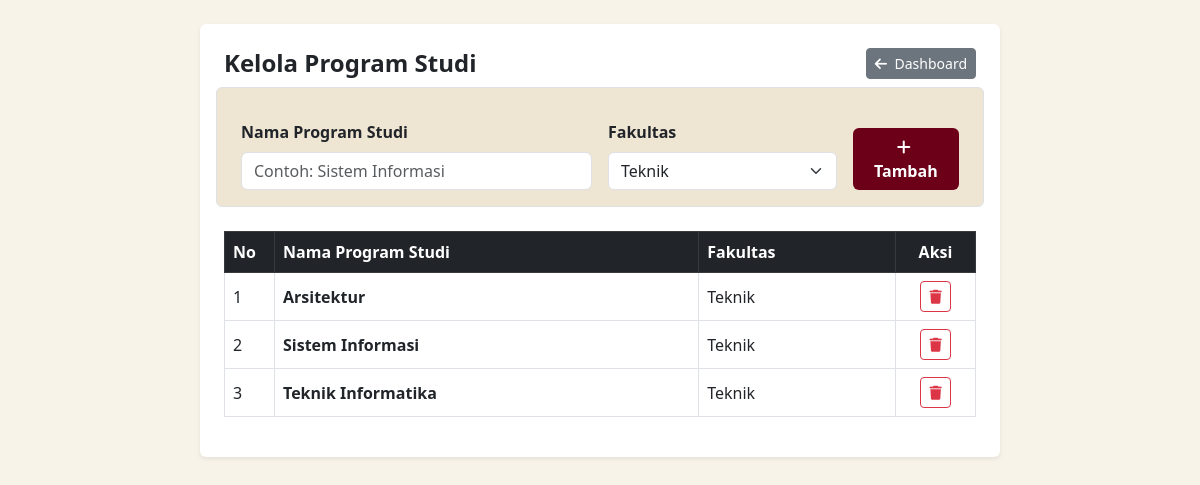
/prodi_crud.php (signed in), run on the app's committed database.
### tables this page shows
CREATE TABLE `prodi` (
  `id` int(11) NOT NULL,
  `id_fakultas` int(11) NOT NULL,
  `nama_prodi` varchar(100) NOT NULL
);

CREATE TABLE `fakultas` (
  `id` int(11) NOT NULL,
  `nama_fakultas` varchar(100) NOT NULL
);

### prodi_crud.php (the view, shortened to what this page needs)
<?php
require_once 'koneksi.php';
$fakultas_list = $conn->query("SELECT * FROM fakultas");
$prodi_list = $conn->query("SELECT p.*, f.nama_fakultas FROM prodi p LEFT JOIN fakultas f ON p.id_fakultas = f.id ORDER BY p.id DESC");
?>
<!DOCTYPE html>
<html lang="id">
<head>
    <link href="https://cdn.jsdelivr.net/npm/bootstrap@5.3.0/dist/css/bootstrap.min.css" rel="stylesheet">
    <link rel="stylesheet" href="https://cdnjs.cloudflare.com/ajax/libs/font-awesome/6.4.0/css/all.min.css">
</head>
<body class="p-4">
    <div class="container bg-white p-4 rounded shadow-sm" style="max-width: 800px;">
        <div class="d-flex justify-content-between align-items-center mb-4">
            <h4 class="fw-bold m-0 text-dark">Kelola Program Studi</h4>
            <a href="dashboard.php" class="btn btn-secondary btn-sm"><i class="fa-solid fa-arrow-left me-1"></i> Dashboard</a>
        </div>
        <form method="POST" class="row g-3 mb-4 p-3 rounded border" style="background-color: #eee5d3;">
            <div class="col-md-6">
                <label class="form-label fw-bold">Nama Program Studi</label>
                <input type="text" name="nama_prodi" class="form-control" placeholder="Contoh: Sistem Informasi" required>
            </div>
            <div class="col-md-4">
                <label class="form-label fw-bold">Fakultas</label>
                <select name="id_fakultas" class="form-select" required>
                    <?php while ($f = $fakultas_list->fetch_assoc()): ?>
                        <option value="<?= $f['id'] ?>"><?= $f['nama_fakultas'] ?></option>
                    <?php endwhile; ?>
                </select>
            </div>
            <div class="col-md-2 d-flex align-items-end">
                <button type="submit" name="tambah_prodi" class="btn btn-maroon w-100 fw-bold"><i class="fa-solid fa-plus me-1"></i> Tambah</button>
            </div>
        </form>
        <table class="table table-bordered align-middle">
            <thead class="table-dark" style="background-color: #4a0010;">
                <tr>
                    <th style="width: 50px;">No</th>
                    <th>Nama Program Studi</th>
                    <th>Fakultas</th>
                    <th style="width: 80px;" class="text-center">Aksi</th>
                </tr>
            </thead>
            <tbody>
                <?php $no=1; while ($p = $prodi_list->fetch_assoc()): ?>
                    <tr>
                        <td><?= $no++ ?></td>
                        <td class="fw-bold"><?= htmlspecialchars($p['nama_prodi']) ?></td>
                        <td><?= htmlspecialchars($p['nama_fakultas']) ?></td>
                        <td class="text-center">
                            <a href="prodi_crud.php?hapus=<?= $p['id'] ?>" class="btn btn-outline-danger btn-sm" onclick="return confirm('Hapus prodi ini?')"><i class="fa-solid fa-trash"></i></a>
                        </td>
                    </tr>
                <?php endwhile; ?>
            </tbody>
        </table>
    </div>
</body>
</html>

### prodi_crud.php (style rules this page uses)
body { background-color: #f7f3e9; }
.btn-maroon { background-color: #6b0018; color: #fff; }

### data on the page
prodi: nama_prodi "Arsitektur", id_fakultas.nama_fakultas "Teknik"
prodi: nama_prodi "Sistem Informasi", id_fakultas.nama_fakultas "Teknik"
prodi: nama_prodi "Teknik Informatika", id_fakultas.nama_fakultas "Teknik"

### other printed values
form field id_fakultas "Teknik"
